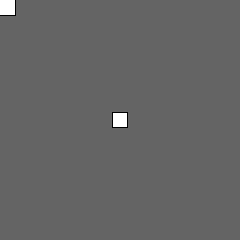
Frame 1 (no input)
Frame 60 (the mouse pressed at the canvas centre just before this capture): identical to frame 1, image omitted
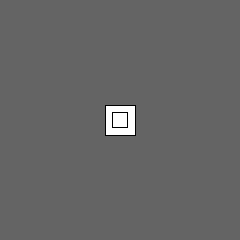
Frame 120 (the mouse held since frame 60 and released just before this capture)

The Processing sketch that drew these frames (run headless with seeded random() and noise(); from frame 60 on, the mouse is pressed at the canvas centre):

// Processing sketch: r9_isolateTranslate2D
// ── r9_isolateTranslate2D.pde
void setup() {
  size(240, 240);
  rectMode(CENTER);
}
void draw() {
  background(100);
  
  pushMatrix();
  translate(mouseX, mouseY);
  rect(0, 0, 30, 30);
  popMatrix();
  
  translate(width/2, height/2);
  rect(0, 0, 15, 15);
}
